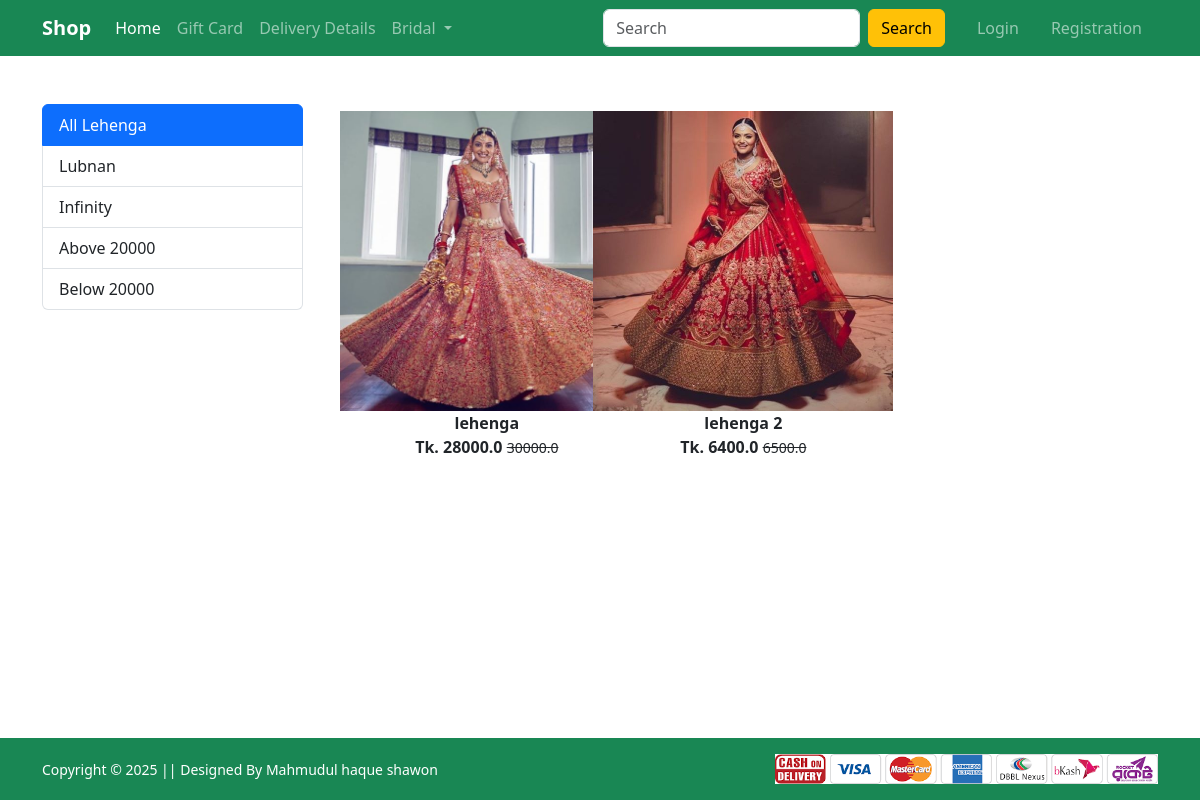
The app's page /lehenga/ with its own data.
### Shop/models.py (models this page shows, shortened)
class SiteInfo(models.Model):
    logo_name = models.CharField(max_length=100, default="Shop")
    logo_image = models.ImageField(upload_to='site/logo/',blank=True, null=True)
    site_name = models.CharField(max_length=200, default="shop E-Commerce")
    company_name = models.CharField(max_length=200, default="shop Technologies")
    active = models.BooleanField(default=True)
    class Meta:
        verbose_name = "Site Information"
        verbose_name_plural = "Site Information"

class Product(models.Model):
    title = models.CharField(max_length=100)
    selling_price = models.FloatField()
    discounted_price = models.FloatField()
    description = models.TextField()
    brand = models.CharField(max_length=100)
    category = models.CharField(choices=CATEGORY_CHOICES,max_length=2)
    product_image = models.ImageField(upload_to='productimg')

### Shop/views.py (the view)
# urls.py: path('lehenga/', views.lehenga, name='lehenga'),
def lehenga(request, data = None):
     if data == None:
          lehengas = Product.objects.filter(category='L')
     elif data == 'lubnan' or data == 'infinity':
          lehengas = Product.objects.filter(category='L').filter(brand=data)
     elif data == 'above':
          lehengas = Product.objects.filter(category='L').filter(discounted_price__gt = 20000)
     elif data == 'below':
          lehengas = Product.objects.filter(category='L').filter(discounted_price__lt = 20000)
     return render(request, 'Shop/lehenga.html', {'lehengas':lehengas})

### Shop/context_processors.py (called while the page is built, shortened)
def site_info(request):
    try:
        config = SiteInfo.objects.filter(active=True).first()
        return {
            'SITE_LOGO_NAME': config.logo_name,
            'SITE_NAME': config.site_name,
            'COMPANY_NAME': config.company_name,
            'YEAR': datetime.now().year,
            'LOGO_IMAGE': config.logo_image.url if config.logo_image else None
        }
    except:
        return {
            'SITE_LOGO_NAME': 'aiQuest',
            'SITE_NAME': 'aiQuest E-Commerce',
            'COMPANY_NAME': 'aiQuest Technologies',
            'YEAR': datetime.now().year,
            'LOGO_IMAGE': None
        }

### Shop/templates/Shop/lehenga.html (shortened to what this page needs)
{% extends 'Shop/base.html' %}
{% load static %}
{% block main-content %}
<div class="container my-5">
    <div class="row">
        <div class="col-sm-3">
            <div class="list-group">
                <a href="{% url 'lehenga' %}" class="list-group-item list-group-item-action active" aria-current="true">
                    All Lehenga
                </a>
                <a href="{% url 'lehengaitem' 'lubnan' %}" class="list-group-item list-group-item-action">Lubnan</a>
                <a href="{% url 'lehengaitem' 'infinity' %}" class="list-group-item list-group-item-action">Infinity</a>
                <a href="{% url 'lehengaitem' 'above' %}" class="list-group-item list-group-item-action">Above 20000</a>
                <a href="{% url 'lehengaitem' 'below' %}" class="list-group-item list-group-item-action">Below 20000</a>
            </div>
        </div>
        <div class="col-sm-8">
            <div class="row">
                {% for product in lehengas %}
                <div class="col-sm-4 text-center mb-4">
                    <a href="{% url 'product-detail' product.id %}" class="btn">
                        <div class="item">
                            <img src="{{product.product_image.url}}" alt="" height="300" class="">
                            <div class="fw-bold">{{product.title}}</div>
                            <div class="fw-bold">Tk. {{product.discounted_price}} <small
                                    class="fw-light text-decoration-line-through">{{product.selling_price}}</small>
                            </div>
                        </div>
                    </a>
                </div>
                {% endfor %}
            </div>
        </div>
    </div>
</div>
{% endblock main-content %}

### Shop/templates/Shop/base.html (shortened to what this page needs)
<!doctype html>
{% load static %}
<html lang="en">
<head>
    <link href="https://cdn.jsdelivr.net/npm/bootstrap@5.3.0/dist/css/bootstrap.min.css" rel="stylesheet">
    <link rel="stylesheet" href="https://cdn.jsdelivr.net/npm/bootstrap-icons@1.10.0/font/bootstrap-icons.css">
    <link rel="stylesheet" href="{% static 'Shop/css/owl.carousel.min.css' %}">
    <link rel="stylesheet" href="{% static 'Shop/css/all.min.css' %}">
    <link rel="stylesheet" href="{% static 'Shop/css/style.css' %}">
</head>
<body class="d-flex flex-column min-vh-100">
    <nav class="navbar navbar-expand-lg navbar-dark bg-success sticky-top">
        <div class="container">
            <a class="navbar-brand fw-bold" href="/">{{ SITE_LOGO_NAME }}</a>
            <div class="collapse navbar-collapse" id="navbarContent">
                <ul class="navbar-nav me-auto mb-2 mb-lg-0">
                    <li class="nav-item">
                        <a class="nav-link active" href="/">Home</a>
                    </li>
                    <li class="nav-item">
                        <a class="nav-link" href="#">Gift Card</a>
                    </li>
                    <li class="nav-item">
                        <a class="nav-link" href="#">Delivery Details</a>
                    </li>
                    <li class="nav-item dropdown">
                        <a class="nav-link dropdown-toggle" href="#" id="bridalDropdown" role="button"
                           data-bs-toggle="dropdown">
                            Bridal
                        </a>
                    </li>
                </ul>
                <form class="d-flex me-3">
                    <input class="form-control me-2" type="search" placeholder="Search">
                    <button class="btn btn-warning" type="submit">Search</button>
                </form>
                <ul class="navbar-nav">
                    {% if request.user.is_authenticated %}
                    <li class="nav-item dropdown mx-2">
                        <a class="nav-link dropdown-toggle" href="#" id="profileDropdown" role="button"
                           data-bs-toggle="dropdown">
                            <i class="bi bi-person-circle me-1"></i>{{ request.user.username|capfirst }}
                        </a>
                        <ul class="dropdown-menu dropdown-menu-end">
                            <li><a class="dropdown-item" href="{% url 'profile' %}">Profile</a></li>
                            <li><a class="dropdown-item" href="{% url 'orders' %}">Orders</a></li>
                            <li><a class="dropdown-item" href="{% url 'passwordchange' %}">Change Password</a></li>
                            <li><hr class="dropdown-divider"></li>
                            <li>
                                <form method="post" action="{% url 'logout' %}">
                                    {% csrf_token %}
                                    <button type="submit" class="dropdown-item">Logout</button>
                                </form>
                            </li>
                        </ul>
                    </li>
                    <li class="nav-item mx-2">
                        <a href="{% url 'showcart' %}" class="nav-link position-relative">
                            <i class="bi bi-cart3 fs-5"></i>
                            <span class="position-absolute top-0 start-100 translate-middle badge rounded-pill bg-danger">
                                {{ totalitem }}
                            </span>
                        </a>
                    </li>
                    {% else %}
                    <li class="nav-item mx-2">
                        <a href="{% url 'login' %}" class="nav-link">Login</a>
                    </li>
                    <li class="nav-item mx-2">
                        <a href="{% url 'customerregistration' %}" class="nav-link">Registration</a>
                    </li>
                    {% endif %}
                </ul>
            </div>
        </div>
    </nav>
    <main class="flex-grow-1">
        {% block main-content %}{% endblock main-content %}
    </main>
    <footer class="bg-success text-white py-3 mt-auto">
        <div class="container">
            <div class="row align-items-center">
                <div class="col-md-6 text-center text-md-start">
                    <small>Copyright &copy; 2025 || Designed By Mahmudul haque shawon</small>
                </div>
                <div class="col-md-6 text-center text-md-end">
                    <img src="{% static 'Shop/images/paymentlogo.png' %}" alt="Payment Methods" class="img-fluid" style="max-height: 30px;">
                </div>
            </div>
        </div>
    </footer>
</body>
</html>

### records on screen
SiteInfo: logo_name "Shop"
Product: product_image (picture), title "lehenga", discounted_price "28000.0", selling_price "30000.0"
Product: product_image (picture), title "lehenga 2", discounted_price "6400.0", selling_price "6500.0"
